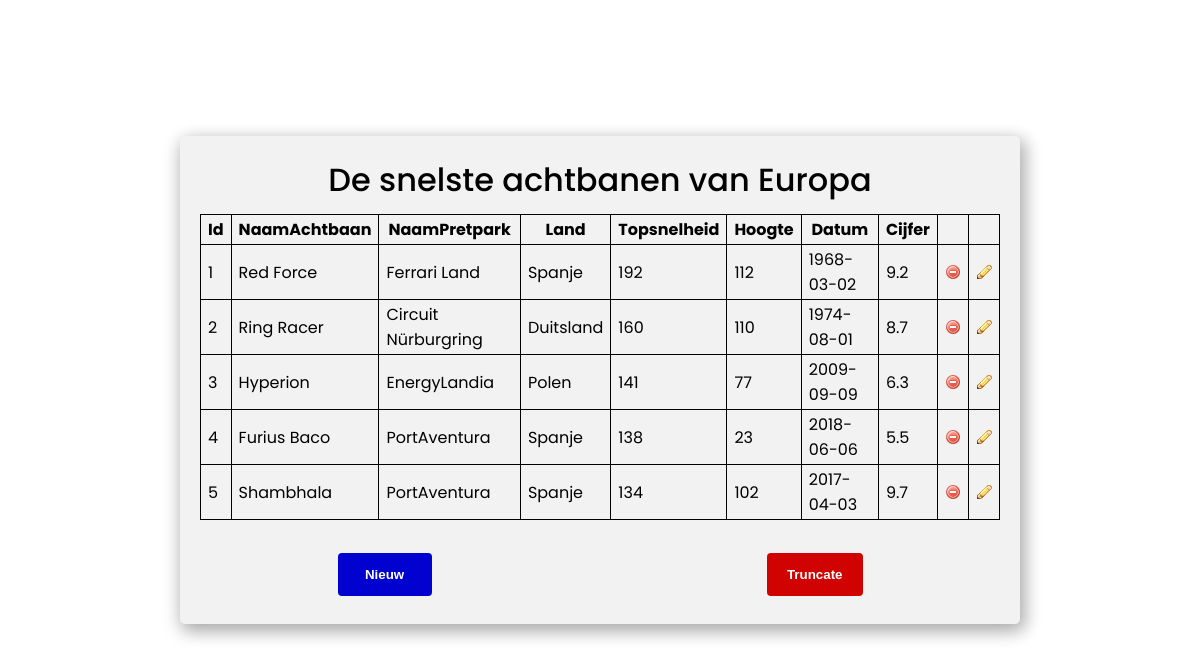
The page /client/read.php on the database as committed earlier.
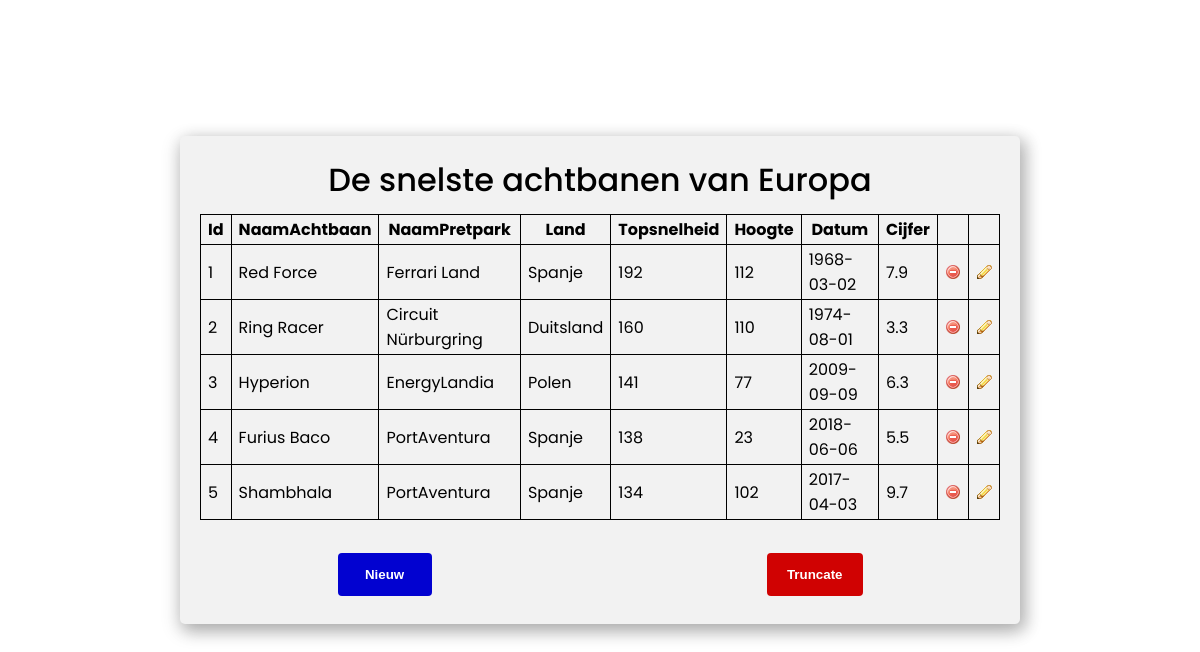
The same page on the database as committed later.
### tables this page shows
CREATE TABLE IF NOT EXISTS `achtbaan` (
  `Id` int NOT NULL AUTO_INCREMENT,
  `NaamAchtbaan` varchar(200) NOT NULL,
  `NaamPretpark` varchar(200) NOT NULL,
  `Land` varchar(200) NOT NULL,
  `Topsnelheid` int NOT NULL,
  `Hoogte` int DEFAULT NULL,
  `Datum` date DEFAULT NULL,
  `Cijfer` float NOT NULL,
  PRIMARY KEY (`Id`)
);

### client/read.php (the view, shortened to what this page needs)
<link rel="stylesheet" href="../style/style.css">
<?php
require('config/config.php');
$dsn = "mysql:host=$dbHost;dbname=$dbName;charset=$dbCharset";
try {
    $pdo = new PDO($dsn, $dbUser, $dbPass);
} catch (PDOException $e) {
    echo "<h1>Er is iets fout gegaan tijdens het verbinden met de database. Neem contact op met de Database Beheerder.</h1>";
    console_log($e->getMessage());
}
$sql = "SELECT Id
              ,NaamAchtbaan
              ,NaamPretpark
              ,Land
              ,Topsnelheid
              ,Hoogte
              ,Datum
              ,Cijfer
        FROM achtbaan
        ORDER BY Topsnelheid DESC";
$statement = $pdo->prepare($sql);
$statement->execute();
$result = $statement->fetchAll(PDO::FETCH_OBJ);
$rows = "";
foreach ($result as $achtbaan) {
    $rows .= "<tr>
                <td>$achtbaan->Id</td>
                <td>$achtbaan->NaamAchtbaan</td>
                <td>$achtbaan->NaamPretpark</td>
                <td>$achtbaan->Land</td>
                <td>$achtbaan->Topsnelheid</td>
                <td>$achtbaan->Hoogte</td>
                <td>$achtbaan->Datum</td>
                <td>$achtbaan->Cijfer</td>
                <td>
                    <a href='delete.php?id={$achtbaan->Id}'>
                        <img src='img/b_drop.png' alt=''>
                    </a>
                </td>
                <td>
                    <a href='update.php?id={$achtbaan->Id}'>
                        <img src='img/b_edit.png' alt=''>
                    </a>
                </td>
             </tr>";
}
?>
<div class="card read">
    <h1>De snelste achtbanen van Europa</h1>
    <table>
        <th>Id</th>
        <th>NaamAchtbaan</th>
        <th>NaamPretpark</th>
        <th>Land</th>
        <th>Topsnelheid</th>
        <th>Hoogte</th>
        <th>Datum</th>
        <th>Cijfer</th>
        <th></th>
        <th></th>
        <tr>
            <?php echo $rows; ?>
        </tr>
    </table>
    <br>
    <div class="buttons">
        <a href="../index.php">
            <input type="submit" value="  Nieuw  ">
        </a>
        <a href="truncate.php">
            <input type="submit" class="truncate" value="Truncate">
        </a>
    </div>
</div>

### style/style.css (style rules this page uses)
* { margin: 0; padding: 0; }
.card { display: flex; justify-content: center; align-items: center; flex-direction: column; border-radius: 5px; background-color: #f2f2f2; padding: 20px; box-shadow: 5px 5px 16px 2px rgb(0 0 0 / 20%), 0 6px 20px 0 rgb(0 0 0 / 19%); margin-bottom: 50px; width: 500px; }
.read { margin-top: 10px; width: 800px; }
h1 { margin: 0 0 10px; font-weight: 500; }
input[type=submit] { width: 100%; background-color: #0202d0; color: white; padding: 14px 20px; margin: 8px 0; border: none; border-radius: 4px; cursor: pointer; transition: 0.55s; font-weight: 600; }
table, th, td { border: #000000 solid 1px; border-collapse: collapse; }
th, td { padding: 2px 7px; }
.buttons { display: flex; justify-content: space-between; width: 525px; }
input[type=submit].truncate { width: 100%; background-color: #d00202; color: white; padding: 14px 20px; margin: 8px 0; border: none; border-radius: 4px; cursor: pointer; transition: 0.55s; }

Rows that differ between the two databases and show on the page:
changed achtbaan "Red Force": Cijfer "9.2" → "7.9"
changed achtbaan "Ring Racer": Cijfer "8.7" → "3.3"
